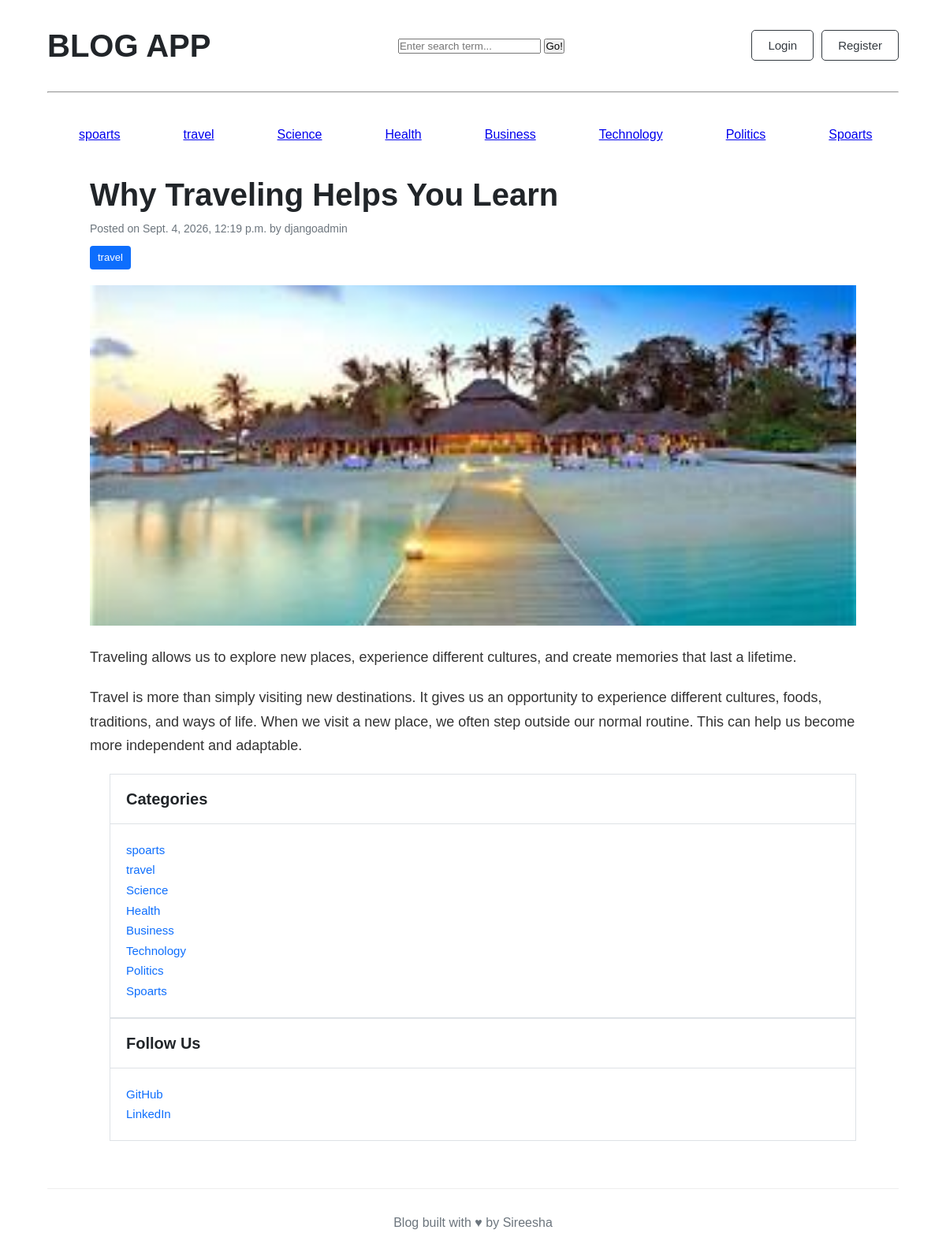
The page /why-traveling-helps-you-learn on the database its author committed.
### blogs/models.py (models this page shows, shortened)
class category(models.Model):
    category_name = models.CharField(max_length = 40,unique = True)
    created_at = models.DateTimeField(auto_now_add=True)
    updated_at = models.DateTimeField(auto_now = True)
    class Meta:
        verbose_name_plural='categories'
    def __str__(self):
        return self.category_name

class Blog(models.Model):
    title = models.CharField(max_length=100)
    slug = models.SlugField(max_length=150, unique=True, blank=True)
    category = models.ForeignKey(category, on_delete=models.CASCADE)
    author = models.ForeignKey(User, on_delete=models.CASCADE)
    featured_image = models.ImageField(upload_to='uploads/%Y/%m/%d')
    short_description = models.TextField(max_length=500)
    blog_body = models.TextField(max_length=2000)
    status = models.CharField(max_length=20, choices=STATUS_CHOICES, default="Draft")
    is_featured = models.BooleanField(default=False)
    created_at = models.DateTimeField(auto_now_add=True)
    updated_at = models.DateTimeField(auto_now=True)

### blogs/views.py (the view)
# urls.py: path('<slug:slug>',views.single_blog,name='single_blog'),
def single_blog(req,slug):
    slug_data = get_object_or_404(Blog,slug=slug)
    return render(req,'blogs.html',{'slug_data':slug_data})

### blogs/context_processors.py (called while the page is built)
def get_categories(request):
    categories = category.objects.all()
    return dict(categories=categories)

def searching(request):
    keyword = request.GET.get('keyword')
    print(keyword)
    return dict(keyword = keyword)

### blogs/Templates/blogs.html
{% extends 'base.html' %}
{% block content %}
<div class="container blog-detail-container mt-5">
    <div class="row">
        <div class="col-lg-8">
            <article>
                <header class="mb-4">
                    <h1 class="fw-bolder mb-1">
                        {{ slug_data.title }}
                    </h1>
                    <div class="text-muted fst-italic mb-2">
                        Posted on {{ slug_data.created_at }}
                        by {{ slug_data.author }}
                    </div>
                    <a
                        class="badge bg-primary text-decoration-none"
                        href="#"
                    >
                        {{ slug_data.category }}
                    </a>
                </header>
                <figure class="mb-4">
                    <img
                        class="img-fluid"
                        src="{{ slug_data.featured_image.url }}"
                        alt="{{ slug_data.title }}"
                    >
                </figure>
                <section class="mb-5">
                    <p class="fs-5 mb-4">
                        {{ slug_data.short_description }}
                    </p>
                    <p class="fs-5 mb-4">
                        {{ slug_data.blog_body }}
                    </p>
                </section>
            </article>
        </div>
        <div class="col-lg-4 sidebar">
            <div class="card mb-4">
                <div class="card-header">
                    Categories
                </div>
                <div class="card-body">
                    <div class="row">
                        {% for cat in categories %}
                        <div class="col-sm-6 mb-2">
                            <a href="{% url 'category_pages' cat.id %}">
                                {{ cat.category_name }}
                            </a>
                        </div>
                        {% endfor %}
                    </div>
                </div>
            </div>
            <div class="card mb-4">
                <div class="card-header">
                    Follow Us
                </div>
                <div class="card-body">
                    <ul class="list-unstyled mb-0">
                        <li class="mb-2">
                            <a href="#">
                                GitHub
                            </a>
                        </li>
                        <li>
                            <a href="#">
                                LinkedIn
                            </a>
                        </li>
                    </ul>
                </div>
            </div>
        </div>
    </div>
</div>
{% endblock %}

### blogs/Templates/base.html (shortened to what this page needs)
{% load static %}
<!DOCTYPE html>
<html lang="en">
<head>
<link rel="stylesheet" href="{% static 'css/blog.css' %}">
</head>
<body>
<main class="container">
    <div class="nav">
       <h2>BLOG APP</h2>
            <div class="card mb-4">
                <div class="card-body">
                    <form method="GET" action="{% url 'search'%}">
                        <div class="input-group">
                            <input class="form-control" type="text" value="{{keyword|default:''}}" name="keyword" placeholder="Enter search term...">
                            <button class="btn btn-primary"type="submit">
                                Go!
                            </button>
                        </div>
                    </form>
                </div>
            </div>
        <div class="buttons">
        <button>Login</button>
        <button>Register</button>
    </div>
</div>
<hr>
<div class="topics">
            {% for topic in  categories %}
               <a href="{% url 'category_pages' topic.id%}" style="margin:40px">{{topic.category_name}}</a>
            {% endfor %}
</div>
 {% block content %}
 {% endblock %}
<footer>
    <p>
        Blog built with ♥ by Sireesha
    </p>
</footer>
</body>
</html>

### blogs/static/css/blog.css (style rules this page uses)
* { box-sizing: border-box; margin: 0; padding: 0; }
body { font-family: Arial, Helvetica, sans-serif; background-color: #ffffff; color: #212529; line-height: 1.6; }
.nav { display: flex; align-items: center; justify-content: space-between; padding: 25px 0; }
.nav h2 { font-size: 40px; font-weight: bold; }
.buttons { display: flex; gap: 10px; }
.buttons button { padding: 10px 20px; border: 1px solid #343a40; border-radius: 5px; background-color: white; color: #343a40; font-size: 15px; cursor: pointer; }
.topics { display:flex }
.container { width: 90%; max-width: 1140px; margin: 0 auto; }
.card-body { padding: 20px 10px; }
footer { margin-top: 60px; padding: 30px; border-top: 1px solid #eeeeee; text-align: center; color: #6c757d; }
* { box-sizing: border-box; }
.blog-detail-container { max-width: 1140px; }
.blog-detail-container article { width: 100%; }
.blog-detail-container article h1 { font-size: 40px; font-weight: 700; line-height: 1.2; color: #212529; margin-bottom: 8px; }
.blog-detail-container article .text-muted { font-size: 14px; color: #6c757d !important; margin-bottom: 10px; }
.blog-detail-container article .badge { display: inline-block; background-color: #0d6efd !important; color: #ffffff !important; font-size: 13px; font-weight: 500; padding: 5px 10px; border-radius: 4px; text-decoration: none; }
.blog-detail-container article figure { width: 100%; margin: 20px 0 25px 0; }
.blog-detail-container article figure img { width: 100%; aspect-ratio: 900 / 400; object-fit: cover; display: block; border-radius: 0 !important; }
.blog-detail-container article section { margin-top: 10px; }
.blog-detail-container article section p { font-size: 18px; line-height: 1.7; color: #333333; margin-bottom: 20px; }
.blog-detail-container .sidebar { padding-left: 25px; }
.blog-detail-container .card { background-color: #ffffff; border: 1px solid #dee2e6; border-radius: 0; box-shadow: none; }
.blog-detail-container .card-header { background-color: #ffffff; border-bottom: 1px solid #dee2e6; color: #212529; font-size: 20px; font-weight: 600; padding: 15px 20px; }
.blog-detail-container .card-body { padding: 20px; }
.blog-detail-container .card .row { margin-left: -8px; margin-right: -8px; }
.blog-detail-container .card .row > div { padding-left: 8px; padding-right: 8px; }
.blog-detail-container .card a { color: #0d6efd; text-decoration: none; font-size: 15px; }
.blog-detail-container .card ul { padding: 0; margin: 0; }
.blog-detail-container .card ul li { list-style: none; }
.blog-detail-container .card ul li a { color: #0d6efd; }

### rows shown on the page
category: category_name "spoarts"
category: category_name "travel"
category: category_name "Science"
category: category_name "Health"
category: category_name "Business"
category: category_name "Technology"
category: category_name "Politics"
category: category_name "Spoarts"
Blog: title "Why Traveling Helps You Learn", created_at "Sept. 4, 2026, 12:19 p.m.", author "djangoadmin", category "travel", featured_image (picture), short_description "Traveling allows us to explore new places, experience different cultures, and create memories that last a lifetime.", blog_body "Travel is more than simply visiting new destinations. It gives us an opportunity to experience different cultures, foods, traditions, and ways of life. When we visit a new place, we often step outside our normal routine. This can help us become more independent and adaptable."
